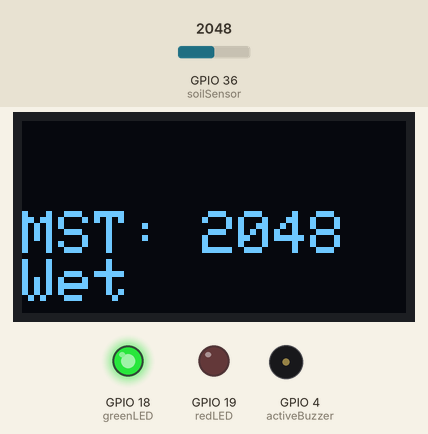
Recording of a program running on a simulated ESP32. Shown: 128×64 one-colour display, output pins drawn as LEDs (lit = HIGH), buzzer (waves = sounding, pin HIGH). The test bench sets the inputs (shaded band); at power-on: GPIO 36 (soilSensor) = 2048. What the program prints to the serial monitor is not drawn.

Above: at 3.8 s.
3.9 s: GPIO 36 (soilSensor) set to 2937
At 5.6 s:
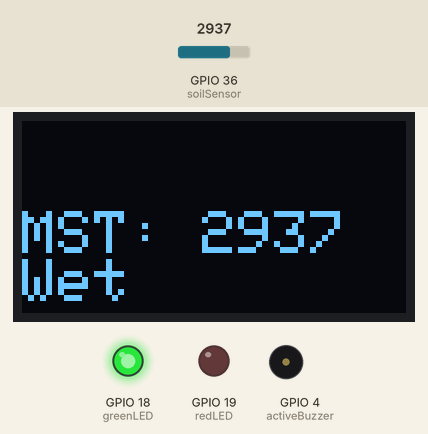
6.2 s: GPIO 36 (soilSensor) set to 3062
At 7.9 s:
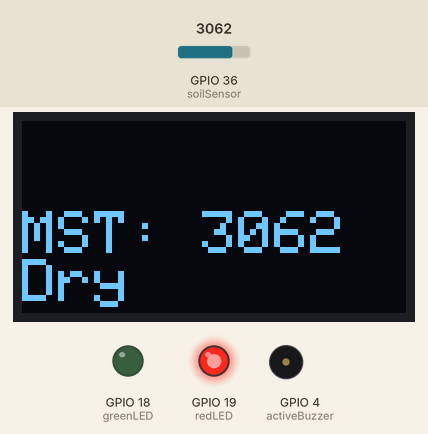
8.4 s: GPIO 36 (soilSensor) set to 2960
At 10.2 s:
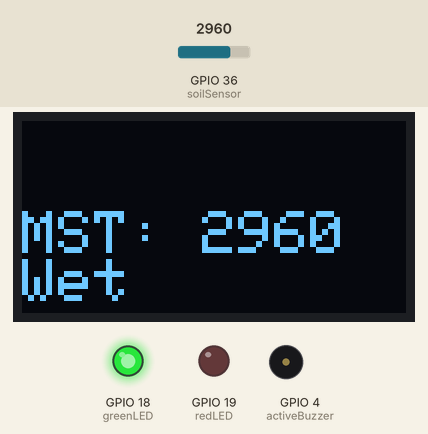
Timing chart, 0 to 11.7 s (numbered marks = the images above; inputs shaded):
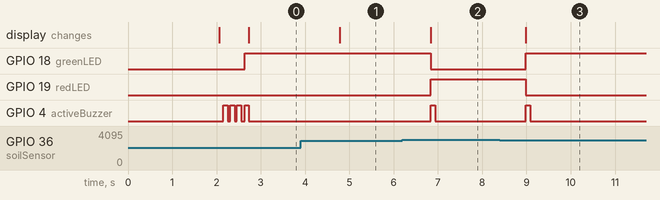

The program:

main.cpp
```cpp
#include <Arduino.h>

// Display
#include <Adafruit_GFX.h>
#include <Adafruit_SSD1306.h>
#include <Wire.h>
#define SCREEN_HEIGHT 64 // OLED display height, in pixels
#define SCREEN_WIDTH 128 // OLED display width, in pixels
Adafruit_SSD1306 display(SCREEN_WIDTH, SCREEN_HEIGHT, &Wire, -1);

// Custom headers
#include <soilSensor.h>
#include <buzzer.h>


// Pin management
namespace Pins
{
  const int soilSensor = 36;

  // Needs initialization
  const int activeBuzzer = 4;
  const int redLED = 19;
  const int greenLED = 18;

  void init()
  {
    pinMode(redLED, OUTPUT);
    pinMode(greenLED, OUTPUT);
    pinMode(activeBuzzer, OUTPUT);
    pinMode(soilSensor, INPUT);

    digitalWrite(redLED, LOW);
    digitalWrite(greenLED, LOW);
    digitalWrite(activeBuzzer, LOW);
  }
};

// Objects
SoilSensor soilSensor(Pins::soilSensor);
ActiveBuzzer activeBuzzer(Pins::activeBuzzer);

int lastState = -1;

void setup() {
  Pins::init();

  // Initialize display
  if (!display.begin(SSD1306_SWITCHCAPVCC, 0x3C))
  {
    Serial.println(F("SSD1306 allocation failed"));
    for (;;)
      ;
  }
  delay(2000);
  display.clearDisplay();
  display.setTextSize(2);
  display.setTextColor(WHITE);
  display.setCursor(0, 30);
  display.println("Soil Sensor");
  display.display();
  delay(100);

  Serial.begin(115200);
  while (!Serial); // Wait for Serial to be ready

  // beep 3 times
  activeBuzzer.beep(3, 100);
}

void loop() {
  int reading = soilSensor.reading();
  int state = soilSensor.determine();

  // Display
  display.clearDisplay();
  display.setCursor(0, 30);
  String message = "MST: " + String(reading) + "\n" + (state == DRY ? "Dry" : "Wet");
  display.println(message);
  Serial.println(message);
  display.display();

  // Update LED
  if (state == DRY)
  {
    digitalWrite(Pins::redLED, HIGH);
    digitalWrite(Pins::greenLED, LOW);
  }
  else if (state == WET)
  {
    digitalWrite(Pins::redLED, LOW);
    digitalWrite(Pins::greenLED, HIGH);
  }

  if (state != lastState)
  {
    // Serial.println(state);
    // Beep
    activeBuzzer.beep();
    lastState = state;
  }
  delay(1000);
}
```

buzzer.h
```cpp
class ActiveBuzzer {
    private:
        int pin;
    public:
        ActiveBuzzer(int pin);
        void beep(int duration);
        void beep(int n, int duration);
        void beep();
};
```

soilSensor.h
```cpp
#define DRY 1
#define WET 0

class SoilSensor {
    private:
        int pin;
        const int THRESHOLD = 3000;
    public:
        SoilSensor(int pin);
        int determine();
        int reading();
};
```

buzzer.cpp
```cpp
#include <buzzer.h>
#include <Arduino.h>

ActiveBuzzer::ActiveBuzzer(int pin)
{
    this->pin = pin;
    pinMode(pin, OUTPUT);
}

void ActiveBuzzer::beep(int duration)
{
    digitalWrite(pin, HIGH);
    delay(duration);
    digitalWrite(pin, LOW);
}

void ActiveBuzzer::beep(int n, int duration)
{
    for (int i = 0; i < n; i++)
    {
        beep(duration);
        delay(50);
    }
}

void ActiveBuzzer::beep() { beep(100); }
```

soilSensor.cpp
```cpp
#ifndef SOIL_SENSOR_H
#define SOIL_SENSOR_H

#include <soilSensor.h>
#include <Arduino.h>

SoilSensor::SoilSensor(int pin)
{
    this->pin = pin;
    pinMode(pin, INPUT);
}

int SoilSensor::determine()
{
    return analogRead(pin) > THRESHOLD ? DRY : WET;
}

// Percentage of water in the soil
int SoilSensor::reading()
{
    int rawValue = analogRead(pin);
    // return map(rawValue, 0, 4095, 100, 0);
    return rawValue;
}

#endif
```

Measured:
- the behaviour switches between 3000 and 3001 on GPIO 36 (soilSensor) (found by bisection; images 1 and 2)
- after the input at 3.9 s, the display: changes after 0.88 s (image 1)
- after the input at 6.2 s, GPIO 18 (greenLED): HIGH → LOW after 0.64 s; GPIO 19 (redLED): LOW → HIGH after 0.64 s; GPIO 4 (activeBuzzer): LOW → HIGH after 0.64 s, → LOW 0.10 s later; the display: changes after 0.64 s (image 2)
- after the input at 8.4 s, GPIO 18 (greenLED): LOW → HIGH after 0.59 s; GPIO 19 (redLED): HIGH → LOW after 0.59 s; GPIO 4 (activeBuzzer): LOW → HIGH after 0.59 s, → LOW 0.10 s later; the display: changes after 0.59 s (image 3)
- by itself, GPIO 4 (activeBuzzer): alternates HIGH for 0.10 s and LOW for 0.05 s, 7 changes in all, then stays LOW
